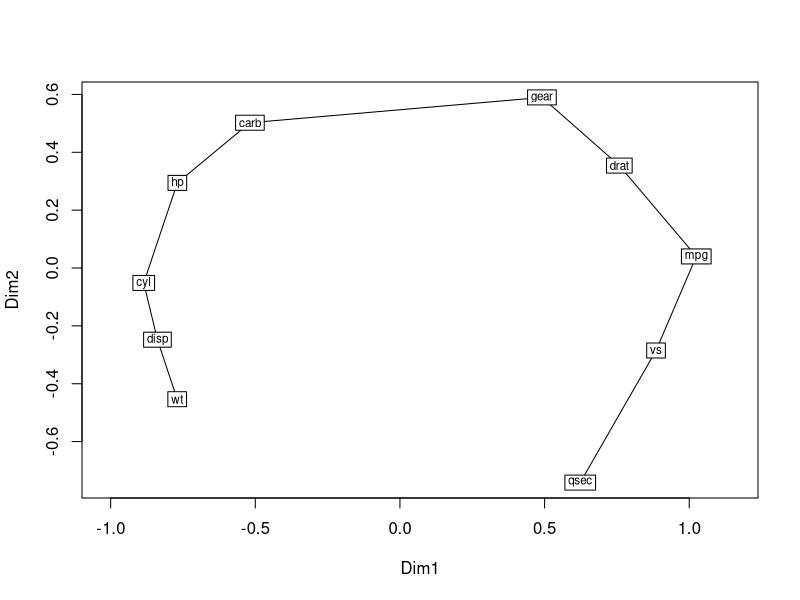
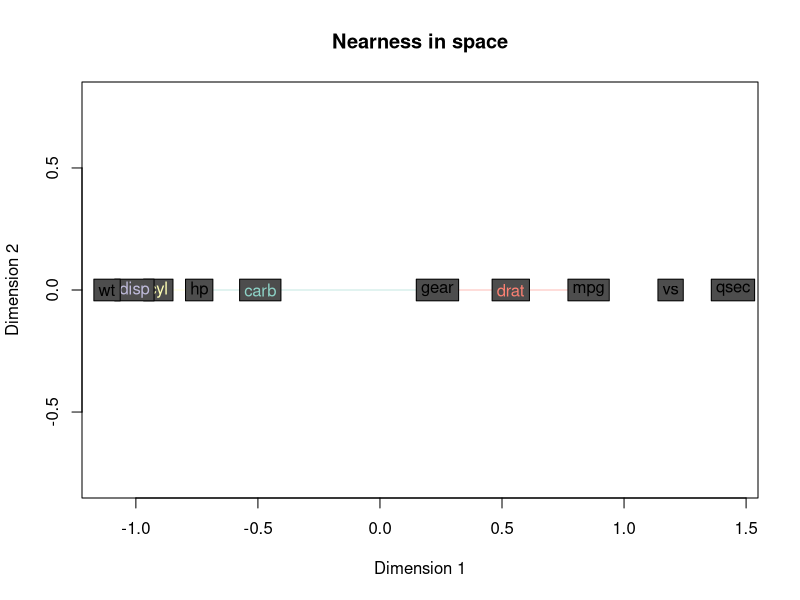

The R source for these figures, in order:
library(MASS)      # for MST
# install.packages("vegan")
library(vegan)     # for MST
library(RColorBrewer)
#
data(mtcars) # for csv files, use: mydata <- read.csv("/folder/subfolder/datafile.csv", stringsasfactors = FALSE)
# Remove variable "am" (automatic gearbox)
mydata <- mtcars[, -9]
coeffs <- mydata
coeffs$nps <- NULL
# coeffs <- cor(coeffs)
coeffs <- abs(coeffs)     # need converting into absolute values, as the technique does not like negative values
coeffs.d <- 1-cor(coeffs)   # convert to distance
coeffs.scal <- cmdscale(coeffs.d,k=6,eig=T)
coeffs.scal
#pairs(coeffs)
coeffs.d

tr <- spantree(coeffs.d)
plot(tr, cmdscale(coeffs.d), type = "t")   ## Add tree to a metric scaling 

par(bg = "white")
o <- rank(tr$labels)
plot(tr, type = "t", xlab = "Dimension 1", ylab = "Dimension 2", 
     col = brewer.pal(4,"Set3")[o], fill = "gray30",
     main = "Nearness in space", cex = 1)   ## Find a new configuration to display the tree neatly
